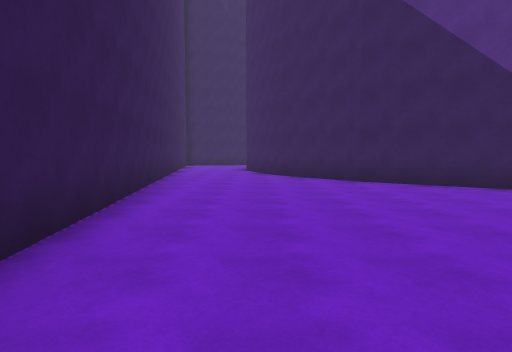
View 1 (above)

16 first-person views from a walk through a 3-D level made in the Unity game engine. The camera is 1.5 m above the floor, tilts 4° down and sees 75° across. The floor is counted in squares, 2 m on a side. Each view is taken from the middle of a square. On the plan, view 1 faces up. The plan holds only what a view shows up to about 11 squares ahead; the rest is blank. The place goes on beyond the plan. The player character is not drawn.

View 2
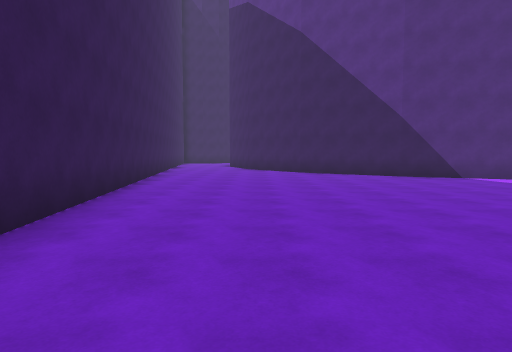

View 3
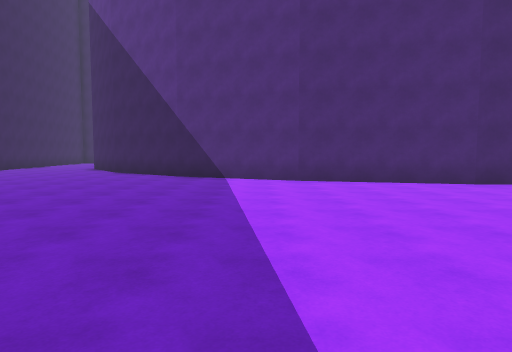

View 4
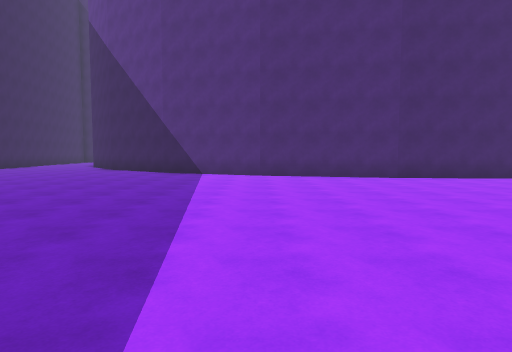

View 5
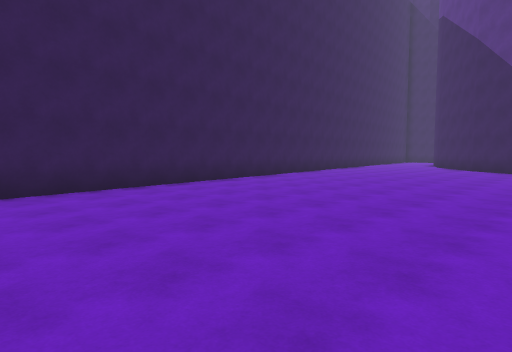

View 6
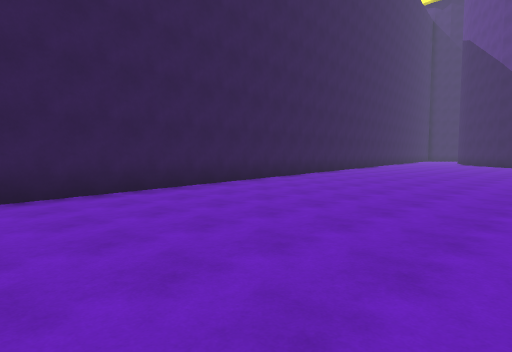

View 7
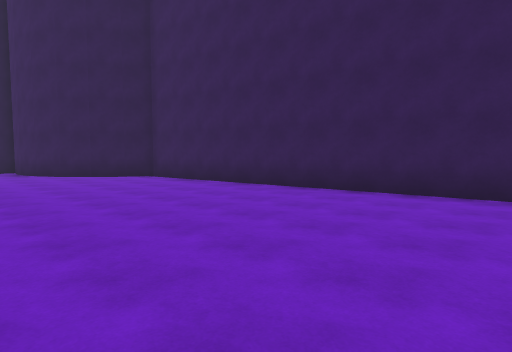

View 8
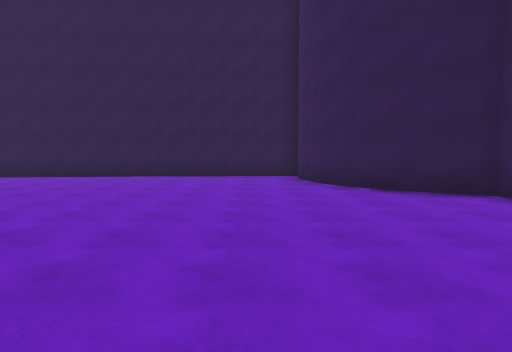

View 9
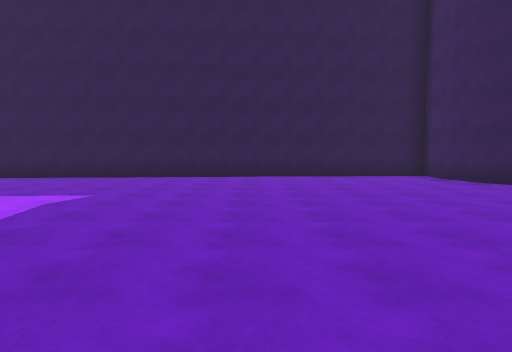

View 10
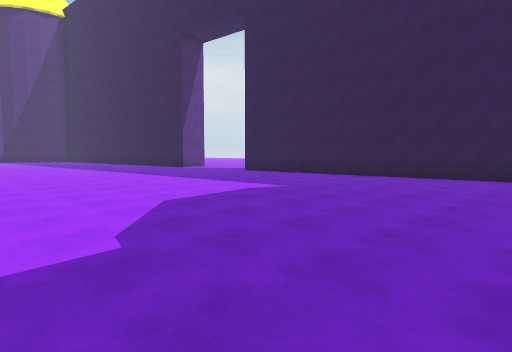

View 11
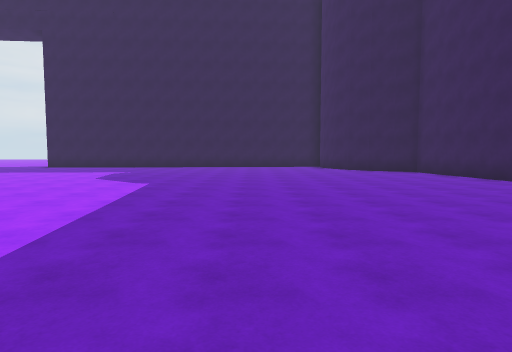

View 12
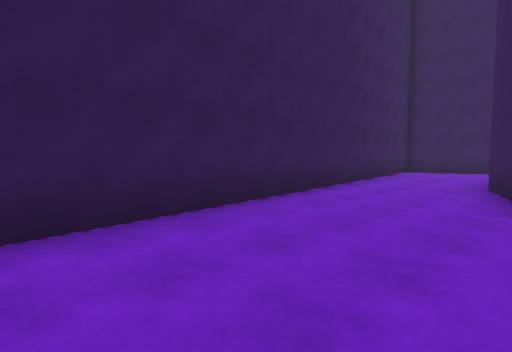

View 13
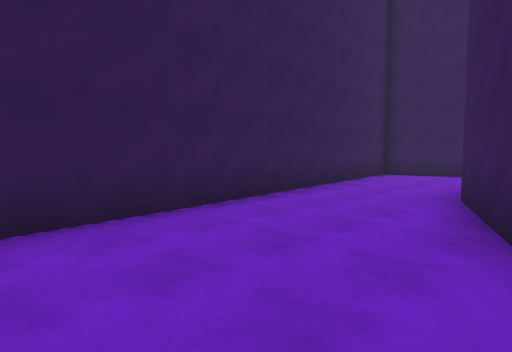

View 14
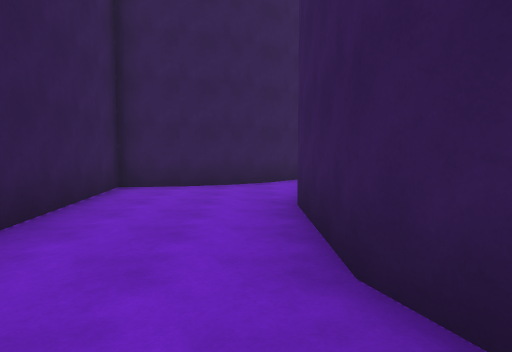

View 15
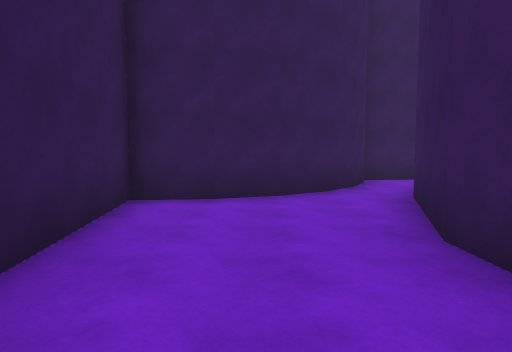

View 16
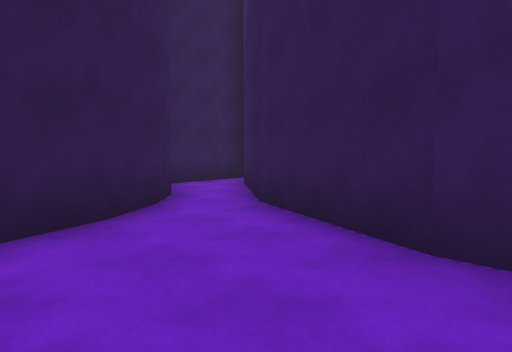

### Floor plan
Key: @ floor where view 1 was taken; # wall or solid block; . floor; T tower.
Columns run from 4 left of view 1 to 18 right of it. Each row starts with its distance up from view 1.
 21    #T#
 20 ##T..#
 19 #....#
 18 #...##
 17 #...#
 16 #...#
 15 #...#
 14 #...#
 13 #...##
 12 ##...#
 11  #...##
 10  #....##
  9  #.....##
  8  #......##
  7  #.......###
  6  #.........###
  5  ##..........#####
  4   #..............####
  3   #..................
  2   #.................
  1   #.................
  0   #.@..............
 -1   #...............
 -2   #..............
 -3   ##.............
 -4    #............
 -5    #...........
 -6    #..........
 -7    #..........
 -8    #...........
 -9    #...........
-10    #............
-11    ##............
-12     #.............
-13     #.................
-14     #..................
-15     #..................
-16     #..................
-17     #.................
-18      T...............
-19       #.............
-20        T............
-21         .............
-22         .........#####
-23        T##########

Where each view was taken, in squares from view 1:
view 1: 0 up, 0 right, facing up
view 2: 4 down, 1 right, facing up
view 3: 4 down, 8 right, facing up
view 4: 6 down, 9 right, facing up
view 5: 7 down, 6 right, facing up-left
view 6: 12 down, 6 right, facing up-left
view 7: 8 down, 6 right, facing down-left
view 8: 12 down, 5 right, facing down
view 9: 12 down, 9 right, facing down
view 10: 12 down, 7 right, facing down-right
view 11: 5 down, 7 right, facing down
view 12: 6 up, 1 right, facing up-left
view 13: 8 up, 1 right, facing up-left
view 14: 12 up, 1 left, facing up
view 15: 14 up, 2 left, facing up
view 16: 16 up, 3 left, facing up-right
